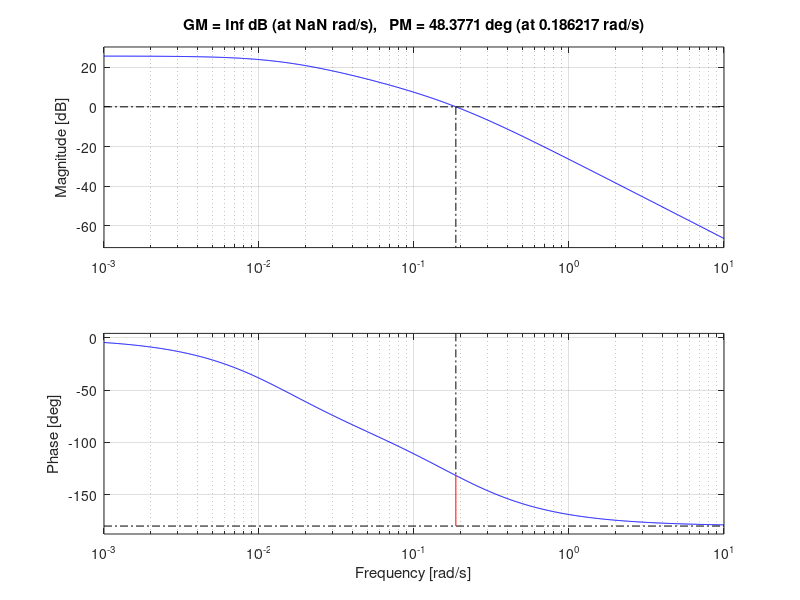

The MATLAB source for this figure:
L=0.4;
Rs=0.015;
Rb=0.03;
ws=1/40;
wb=1/180;

ms=1000*pi*Rs^2*L;
mb=1000*pi*(Rb^2-Rs^2)*L;
cs=4185;
cb=cs;
hb=100;

S=2*pi*Rs*L;
alphas=2*ws/ms;
betas=hb*S/ms/cs;
sigmas=alphas+betas;

alphab=2*wb/mb;
betab=hb*S/mb/cb;
sigmab=alphab+betab;
Kt=0.05;
Ka=2.5;
%% Premiere Partie
% Question 1
p = tf('p');
Ge = (2*alphas*betab)/(p^2+(sigmas+sigmab)*p+sigmas*sigmab-betas*betab);
% Ge
% Question 2
K0 = 1;
T = K0*Ka*Kt*Ge;
% T

% Question 3
F = feedback(T,1);
% F

% Question 4 
[Gm, Pm, Wcg, Wcp] = margin(T);
% Gm
% Pm
% Wcg
% Wcp
% grid on;

% Question 5 
step(5*F,600);
% grid on;

% Consigne de température
consigne = 5;

% Valeur finale de la sortie
theta_final = dcgain(F) * consigne;

% Erreur de position en Kelvin
erreur = consigne - theta_final;

% Erreur de position en pourcentage
erreur_pourcent = (erreur / consigne) * 100;

% Affichage des résultats
fprintf('Température finale : %.4f K\n', theta_final);
fprintf('Erreur de position : %.4f K\n', erreur);
fprintf('Erreur de position : %.2f %%\n', erreur_pourcent);


% Question 6
erreur = 0.05; % Erreur relative souhaitée : 5 %

K5 = (1/erreur - 1) / dcgain(Ka*Kt*Ge);

T5 = K5*Ka*Kt*Ge;
F5 = feedback(T5,1);

% Affichage du gain calculé
fprintf('K5 : %.4f \n', K5);
% Réponse à un échelon de 5 K
step(5*F5,600);
% grid on;

% Question 7 

nyquist(T5);
% grid on;

% Question 8 
margin(T5);
grid on;
